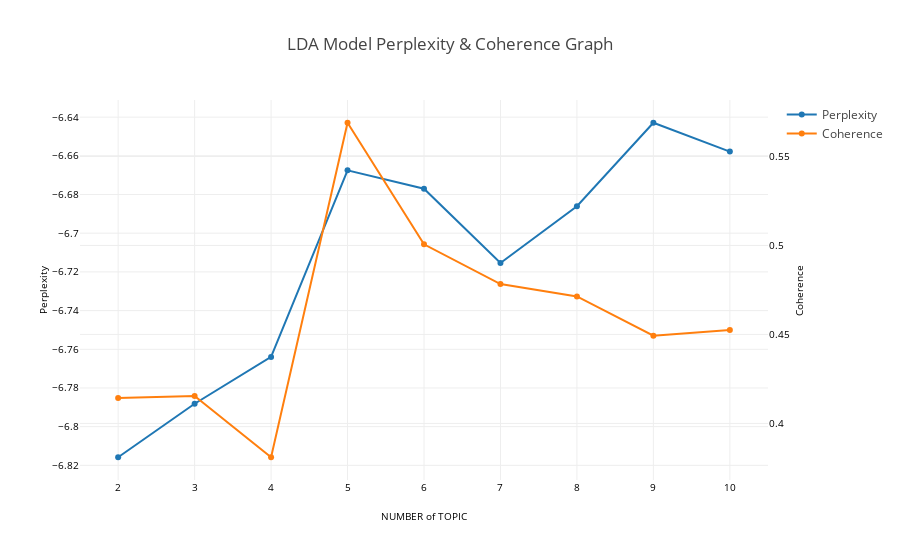

Notebook code cell kept with this figure:
### Code cell
MAX_TOPICS = 10 

#coherence, perplexity
tc.set_plotly()
tc.get_model_validation_graph("lda", tokenized_sentence_list, MAX_TOPICS)

### Figure 1 — Plotly figure (JSON) as saved in the notebook; plotly's stock layout.template omitted (floating-point values rounded to 4 significant figures)
{"data": [{"name": "Perplexity", "yaxis": "y", "marker": {}, "y": [-6.816, -6.788, -6.764, -6.668, -6.677, -6.715, -6.686, -6.643, -6.658], "x": ["2", "3", "4", "5", "6", "7", "8", "9", "10"], "type": "scatter"}, {"name": "Coherence", "yaxis": "y2", "marker": {}, "y": [0.4143, 0.4155, 0.381, 0.5689, 0.5006, 0.4783, 0.4714, 0.4493, 0.4525], "x": ["2", "3", "4", "5", "6", "7", "8", "9", "10"], "type": "scatter"}], "layout": {"yaxis2": {"tickfont": {"color": "black", "size": 10}, "showticklabels": true, "title": "Coherence", "tickangle": 0, "overlaying": "y", "titlefont": {"color": "black", "size": 10}, "side": "right"}, "yaxis": {"tickfont": {"color": "black", "size": 10}, "showexponent": "all", "showticklabels": true, "title": "Perplexity", "tickangle": 0, "titlefont": {"color": "black", "size": 10}, "exponentformat": "e"}, "xaxis": {"tickfont": {"color": "black", "size": 10}, "showexponent": "all", "showticklabels": true, "title": "NUMBER of TOPIC", "tickangle": 0, "dtick": 1, "titlefont": {"color": "black", "size": 10}, "exponentformat": "e"}, "title": "LDA Model Perplexity & Coherence Graph"}}
